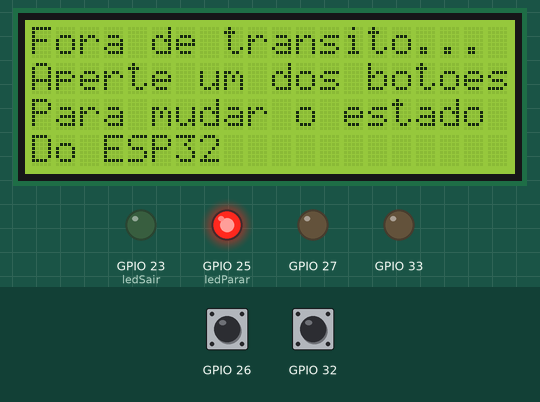
Recording of a sketch running on a simulated ESP32. Shown: 20×4 character LCD, output pins drawn as LEDs (lit = HIGH). Inputs (shaded band) come from the test bench; at power-on: GPIO 32 HIGH, GPIO 26 HIGH. Random numbers use the default seed unless the sketch sets one.

Above: at 1.4 s.
1.5 s: GPIO 32 pulled LOW for 0.15 s
At 2.8 s:
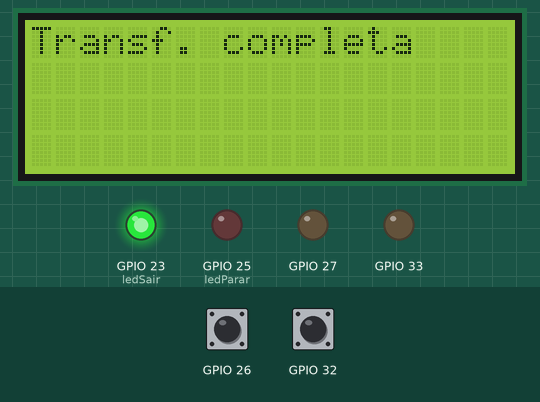
4.6 s: GPIO 26 pulled LOW for 0.15 s
At 5.3 s:
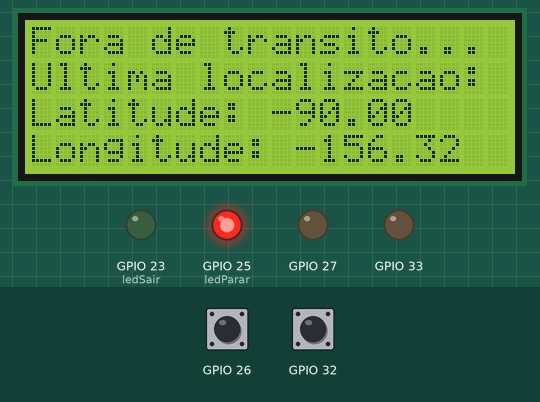
7.7 s: GPIO 32 pulled LOW for 1 s
At 11.6 s:
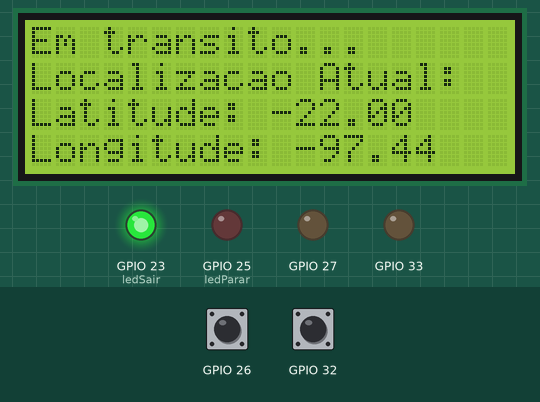
11.7 s: GPIO 26 pulled LOW for 1 s
At 16.2 s:
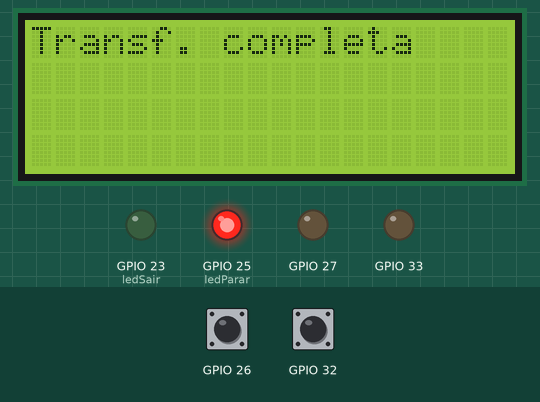
Timing chart, 0 to 16.7 s (numbered marks = the images above; inputs shaded):
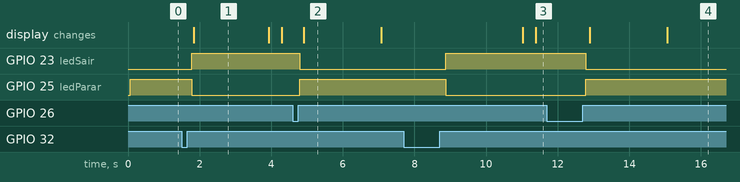

Measured:
- after the input at 1.5 s, GPIO 23 (ledSair): LOW → HIGH after 0.28 s; GPIO 25 (ledParar): HIGH → LOW after 0.28 s; the display: changes after 0.33 s (image 1)
- after the input at 4.6 s, GPIO 23 (ledSair): HIGH → LOW after 0.19 s; GPIO 25 (ledParar): LOW → HIGH after 0.19 s; the display: changes after 0.30 s (image 2)
- after the input at 7.7 s, GPIO 23 (ledSair): LOW → HIGH after 1.2 s; GPIO 25 (ledParar): HIGH → LOW after 1.2 s; the display: first changes after 3.3 s (image 3 shows a later state)
- after the input at 11.7 s, GPIO 23 (ledSair): HIGH → LOW after 1.1 s; GPIO 25 (ledParar): LOW → HIGH after 1.1 s; the display: first changes after 1.2 s (image 4 shows a later state)
- what the display in image 1 shows lasts 2.1 s, from 1.8 s to 3.9 s
- what the display in image 2 shows lasts 2.2 s, from 4.9 s to 7.1 s

The sketch:

sketch.ino
```cpp
// Inclui os cabeçalhos das classes compartilhadas e dos dispositivos
#include "shared.h"
#include "LCD.h"
#include "GPS.h"
#include "RFID.h"

// Define os pinos dos LEDs
#define ledSair 23
#define ledParar 25

// Variáveis globais para controlar o estado de trânsito
bool IN_TRANSIT = false;
bool LOCAL_IN_TRANSIT = false;

// Cria instâncias das classes LCD, GPS e RFID
LCD lcd;
GPS gps;
RFID sair(32, 33, true);
RFID parar(26, 27, false);

// Função para inicializar os dispositivos e configurar os pinos
void init()
{
  lcd.init();
  sair.init();
  parar.init();
  pinMode(ledSair, OUTPUT);
  pinMode(ledParar, OUTPUT);
}

// Função de delay que verifica mudanças no estado de trânsito
void awareDelay(int milliseconds, int checkInterval = 100)
{
  const bool old_state = IN_TRANSIT;

  for (int i = 0; i < milliseconds; i += checkInterval)
  {
    // Interrompe o delay se o estado de trânsito mudar
    if (IN_TRANSIT != old_state)
    {
      break;
    }
    delay(checkInterval);
    sair.check_scan();
    parar.check_scan();
  }
}

// Função setup, executada uma vez na inicialização
void setup()
{
  Serial.begin(9600);
  init();

  // Configura os LEDs e exibe a mensagem inicial no LCD
  digitalWrite(ledSair, LOW);
  digitalWrite(ledParar, HIGH);
  lcd.displayLine("Fora de transito...", 0);
  lcd.displayLine("Aperte um dos botoes", 1);
  lcd.displayLine("Para mudar o estado", 2);
  lcd.displayLine("Do ESP32", 3);
}

// Função loop, executada repetidamente após o setup
void loop()
{
  // Verifica o estado de trânsito e atualiza o LCD com as coordenadas GPS
  if (IN_TRANSIT)
  {
    if (gps.update())
    {
      float latitude = gps.getLatitude();
      float longitude = gps.getLongitude();
      String latitude_message = "Latitude: " + String(latitude);
      String longitude_message = "Longitude: " + String(longitude);
      lcd.displayLine(latitude_message, 2);
      lcd.displayLine(longitude_message, 3);
    }
    else
    {
      lcd.displayLine("GPS sem sinal", 1);
    }
    awareDelay(15000);
  }
  else
  {
    sair.check_scan();
    parar.check_scan();
    delay(100);
  }

  // Verifica mudanças no estado de trânsito e atualiza o LCD e os LEDs
  if (LOCAL_IN_TRANSIT != IN_TRANSIT)
  {
    LOCAL_IN_TRANSIT = IN_TRANSIT;
    if (IN_TRANSIT)
    {
      digitalWrite(ledSair, HIGH);
      digitalWrite(ledParar, LOW);
      lcd.clear();
      lcd.displayLine("Transf. completa", 0);
      delay(2000);
      lcd.displayLine("Em transito...", 0);
      lcd.displayLine("Localizacao Atual:", 1);
    }
    else
    {
      digitalWrite(ledSair, LOW);
      digitalWrite(ledParar, HIGH);
      lcd.displayLine("Fora de transito...", 0);
      lcd.displayLine("Ultima localizacao:", 1);
      delay(2000);
      lcd.displayLine("Transf. completa", 0);
      lcd.displayLine("", 1);
      lcd.displayLine("", 2);
      lcd.displayLine("", 3);
    }
  }
}
```

GPS.cpp
```cpp
// Inclui os cabeçalhos das classes GPS e LCD
#include "GPS.h"
#include "LCD.h"

// Construtor da classe GPS: inicializa a disponibilidade como falsa
GPS::GPS()
{
    isAvailable = false;
}

// Gera um valor aleatório de latitude entre -90 e 90 graus
float GPS::generate_random_latitude()
{
    uint32_t randNumber = esp_random();                                        // Gera um número aleatório
    float latitude = -90.0 + (90.0 + 90.0) * (randNumber / (float)UINT32_MAX); // Converte para latitude
    return latitude;
}

// Gera um valor aleatório de longitude entre -180 e 180 graus
float GPS::generate_random_longitude()
{
    uint32_t randNumber = esp_random();                                            // Gera um número aleatório
    float longitude = -180.0 + (180.0 + 180.0) * (randNumber / (float)UINT32_MAX); // Converte para longitude
    return longitude;
}

// Atualiza as coordenadas GPS com valores aleatórios
bool GPS::update()
{
    delay(250); // Delay para simular a atualização de dados

    latitude = generate_random_latitude();   // Atualiza a latitude
    longitude = generate_random_longitude(); // Atualiza a longitude

    isAvailable = true; // Marca as coordenadas como disponíveis
    return true;        // Retorna verdadeiro indicando atualização bem-sucedida
}

// Retorna a latitude atual se disponível; caso contrário, retorna 0
float GPS::getLatitude()
{
    if (isAvailable)
    {
        return latitude;
    }
    else
    {
        return 0; // Retorna 0 se os dados não estiverem disponíveis
    }
}

// Retorna a longitude atual se disponível; caso contrário, retorna 0
float GPS::getLongitude()
{
    if (isAvailable)
    {
        return longitude;
    }
    else
    {
        return 0; // Retorna 0 se os dados não estiverem disponíveis
    }
}
```

GPS.h
```cpp
// Define a guarda para evitar inclusão múltipla do cabeçalho
#ifndef GPS_H
#define GPS_H

// Inclui o cabeçalho da classe LCD
#include "LCD.h"

// Classe GPS para simular a funcionalidade de um módulo GPS
class GPS
{
public:
  // Construtor: inicializa o objeto GPS
  GPS();

  // Atualiza as coordenadas GPS com valores aleatórios
  bool update();

  // Retorna a latitude atual
  float getLatitude();

  // Retorna a longitude atual
  float getLongitude();

private:
  // Armazena a latitude atual
  float latitude;

  // Armazena a longitude atual
  float longitude;

  // Flag para verificar se os dados GPS estão disponíveis
  bool isAvailable;

  // Gera uma latitude aleatória
  float generate_random_latitude();

  // Gera uma longitude aleatória
  float generate_random_longitude();

  // Instância da classe LCD (não utilizada neste contexto)
  LCD lcd;
};

// Fim da definição de guarda
#endif
```

RFID.cpp
```cpp
// Inclui o cabeçalho compartilhado e o cabeçalho da classe RFID
#include "shared.h"
#include "RFID.h"

// Construtor da classe RFID: inicializa os pinos e a flag de inicialização
RFID::RFID(int entry_pin, int exit_pin, bool definidor_em_transito) : entryPin(entry_pin), exitPin(exit_pin), definidorEmTransito(definidor_em_transito), initialized(false) {}

// Método para inicializar os pinos
void RFID::init()
{
  // Se já foi inicializado, não faz nada
  if (!initialized)
  {
    // Configura os pinos para os modos apropriados
    pinMode(entryPin, INPUT_PULLUP);
    pinMode(exitPin, OUTPUT);

    // Marca como inicializado
    initialized = true;
  }
}

// Lê o estado do botão de entrada
bool RFID::read_button()
{
  // Se não estiver inicializado, retorna falso
  if (!initialized)
  {
    return false;
  }
  else
  {
    // Retorna verdadeiro se o botão estiver pressionado
    return digitalRead(entryPin) == 0;
  }
}

// Verifica a leitura do botão e ajusta o status de trânsito
void RFID::check_scan()
{
  // Se estiver inicializado e o botão foi pressionado
  if (initialized && read_button())
  {
    // Define o status de trânsito com base no flag
    IN_TRANSIT = definidorEmTransito;

    // Espera até que o botão seja liberado
    while (read_button())
    {
      delay(100);
    }
  }
}
```

RFID.h
```cpp
// Define a guarda para evitar inclusão múltipla do cabeçalho
#ifndef RFID_H
#define RFID_H

// Inclui funcionalidades básicas do Arduino
#include <Arduino.h>

// Classe RFID para gerenciar a interação com um leitor de RFID
class RFID
{
public:
  // Construtor: inicializa com os pinos de entrada, saída e um flag para definir se está em trânsito
  RFID(int entry_pin, int exit_pin, bool definidor_em_transito);

  // Inicializa os pinos configurados
  void init();

  // Verifica se o botão foi pressionado
  void check_scan();

private:
  // Pinos para entrada e saída
  int entryPin;
  int exitPin;

  // Flag para definir se o objeto está em trânsito
  bool definidorEmTransito;

  // Flag para verificar se a classe foi inicializada
  bool initialized = false;

  // Método privado para ler o estado do botão
  bool read_button();
};

// Fim da definição de guarda
#endif
```

shared.h
```cpp
#ifndef SHARED_H
#define SHARED_H

extern bool IN_TRANSIT; // Declaration of the global variable

#endif
```

LCD.cpp
```cpp
// Inclui o cabeçalho da classe LCD
#include "LCD.h"

// Construtor da classe LCD: inicializa o LCD com endereço I2C 0x27 e configuração 20x4
LCD::LCD() : lcd(0x27, 20, 4)
{
  // Inicialmente, define o display como não disponível
  isAvailable = false;
}

// Inicializa o display LCD
void LCD::init()
{
  // Inicia a comunicação com o LCD, acende o backlight e limpa o display
  lcd.init();
  lcd.backlight();
  lcd.clear();

  // Marca o display como disponível para uso
  isAvailable = true;
}

// Exibe uma mensagem em uma linha específica do LCD
void LCD::displayLine(String message, int line)
{
  // Limpa a linha antes de exibir a nova mensagem
  clearLCDLine(line);

  // Posiciona o cursor no início da linha e exibe a mensagem
  lcd.setCursor(0, line);
  lcd.print(message);
}

// Limpa uma linha específica do display
void LCD::clearLCDLine(int line)
{
  // Preenche a linha com espaços em branco
  for (int n = 0; n < 20; n++)
  {
    lcd.setCursor(n, line);
    lcd.print(" ");
  }
  // Retorna o cursor para o início da linha
  lcd.setCursor(0, line);
}

// Limpa todo o display LCD
void LCD::clear()
{
  lcd.clear();
}
```

LCD.h
```cpp
// Define a guarda para evitar inclusões múltiplas do mesmo cabeçalho
#ifndef LCD_H
#define LCD_H

// Inclui a biblioteca para controle de displays LCD via I2C
#include <LiquidCrystal_I2C.h>

// Classe LCD para gerenciamento de um display LCD
class LCD
{
public:
  // Construtor da classe
  LCD();

  // Inicializa o display LCD
  void init();

  // Exibe uma mensagem em uma linha específica do LCD
  void displayLine(String message, int line);

  // Limpa o display LCD
  void clear();

  // Indica se o display LCD está disponível para uso
  bool isAvailable;

private:
  // Objeto LiquidCrystal_I2C para interagir com o LCD
  LiquidCrystal_I2C lcd;

  // Limpa uma linha específica do display
  void clearLCDLine(int line);
};

// Fim da definição de guarda
#endif
```
